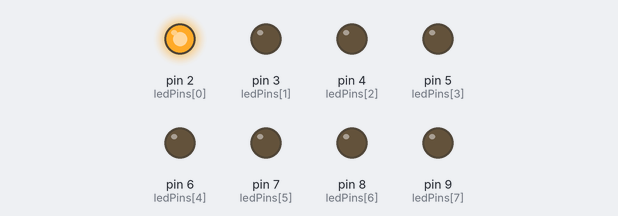
A sketch run on a simulated Arduino Uno, built with avr-gcc and run on an emulated ATmega328P. Shown: output pins drawn as LEDs (lit = HIGH).

Above: at 0.07 s.
At 0.37 s:
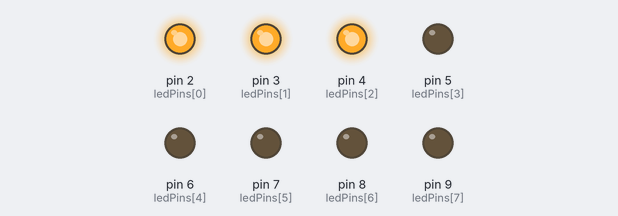
At 0.67 s:
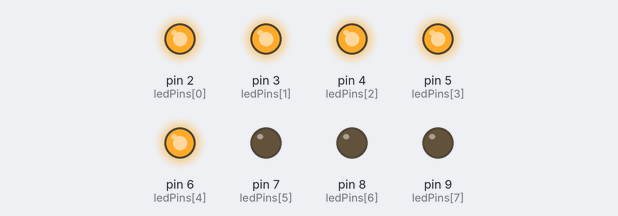
At 1.3 s:
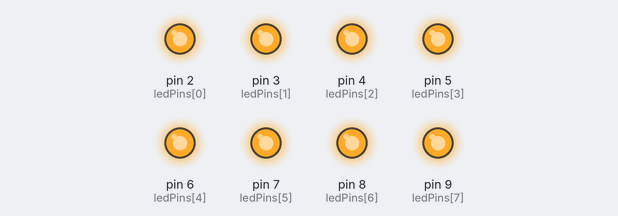
At 3.32 s:
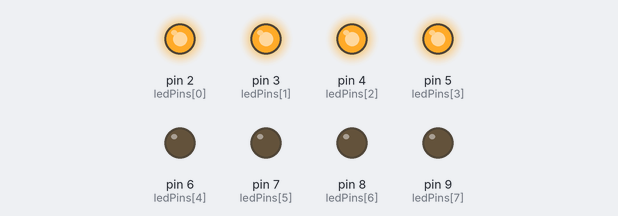
At 5.4 s:
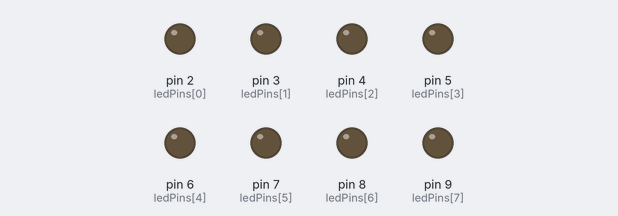
Timing chart, 0 to 6.4 s (numbered marks = the images above):
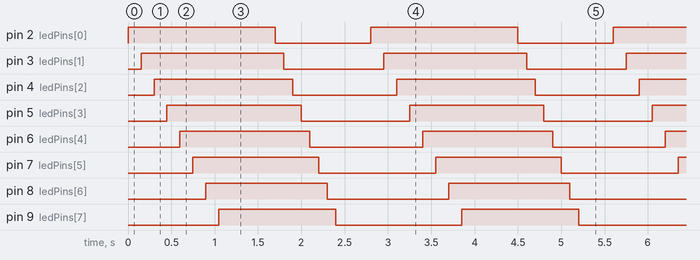

The sketch:

relay_testing.ino
```cpp
// all off, 1 lights up till all on.  Then chase off
// this is the one I used

int timerdown =100;
int timerup =150;
int timeron = 500;
int timeroff1 = 300;

int ledPins[] = {
  2,3,4,5,6,7,8,9};       // an array of pin numbers to which LEDs are attached
int pinCount = 8;           // the number of pins (i.e. the length of the array)

void setup() {
  // the array elements are numbered from 0 to (pinCount - 1).
  // use a for loop to initialize each pin as an output:
  for (int thisPin = 0; thisPin < pinCount; thisPin++)  {
    pinMode(ledPins[thisPin], OUTPUT);
  }
}

void loop()
{


  // loop from the lowest pin to the highest:
  for (int thisPin = 0; thisPin < pinCount; thisPin++) {
    // turn the pin on:
    digitalWrite(ledPins[thisPin], HIGH);
    delay(timerup);
    // turn the pin off:
  }
  delay(timeron);
 for (int thisPin = 0; thisPin < pinCount; thisPin++) {
    // turn the pin on:
    digitalWrite(ledPins[thisPin], LOW);
    delay(timerdown);
    // turn the pin off:

}
  delay(timeroff1);
}
```

Measured:
- by itself, pin 2 (ledPins[0]): alternates HIGH for 1.7 s and LOW for 1.1 s
- by itself, pin 3 (ledPins[1]): alternates HIGH for 1.7 s and LOW for 1.2 s
- by itself, pin 4 (ledPins[2]): alternates HIGH for 1.6 s and LOW for 1.2 s
- by itself, pin 5 (ledPins[3]): alternates HIGH for 1.6 s and LOW for 1.3 s
- by itself, pin 6 (ledPins[4]): alternates HIGH for 1.5 s and LOW for 1.3 s
- by itself, pin 7 (ledPins[5]): alternates HIGH for 1.5 s and LOW for 1.4 s
- by itself, pin 8 (ledPins[6]): alternates HIGH for 1.4 s and LOW for 1.4 s
- by itself, pin 9 (ledPins[7]): alternates HIGH for 1.4 s and LOW for 1.5 s
